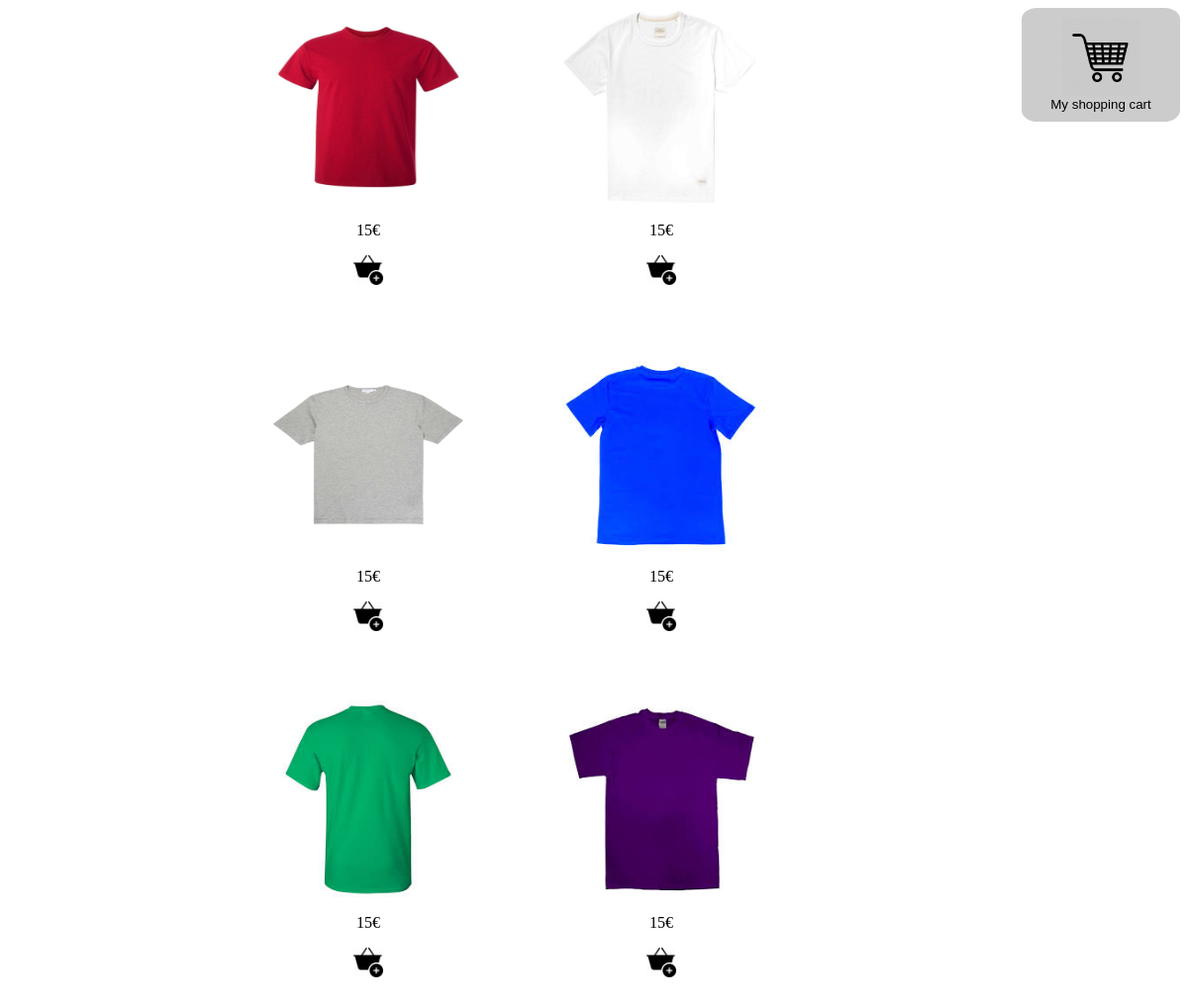
The page /tees.php on the database its author committed.
### tables this page shows
CREATE TABLE `products` (
  `id_product` int(11) NOT NULL,
  `product_name` varchar(255) NOT NULL,
  `category` varchar(255) NOT NULL,
  `product_price` int(11) DEFAULT NULL
);

### tees.php (the view, shortened to what this page needs)
<?php
    $sql = "SELECT product_name, product_price FROM products WHERE category LIKE 'tee'";
    $req = mysqli_query($GLOBALS['db'], $sql);
    $product_list = mysqli_fetch_all($req);
?>
<html>
    <head>
        <link rel="stylesheet" type="text/css" href="style.css">
        <link rel="stylesheet" type="text/css" href="cart.css">
    </head>
    <body>
        <form id="cart" method="POST" action="confirm_cart.php">
            <button id="cart_but"><img src="ressources/others/shopping_cart.png" class="cart_icon">My shopping cart</button>
        </form>
        <div class="product_list">
            <?php
                for ($i = 0; $i != sizeof($product_list); $i++)
                {
                    $name = $product_list[$i][0];
                    $price = $product_list[$i][1];
                    $new_prod = "<div id='" . $name . "' class='products' value='" . $price . "'>\n" .
                                "<img src='ressources/img_prod/tees/" . $name . ".jpg' alt='" . $name . "' class='products_pics'>\n" .
                                "<p class='text'>" . $price . "€</p>\n" .
                                "<button class='add_icon' onclick='add_product(this)'></button></div>";
                    echo $new_prod;
                }
            ?>
        </div>
    </body>
</html>

### style.css (style rules this page uses)
.product_list { margin: auto; width: 50%; height: 50%; display: flex; flex-wrap: wrap; align-content: flex-start; justify-content: space-around; }
.products { height: 350px; }
.products_pics { display: flex; margin: auto; width: 200px; height: 200px; }
.text { text-align: center; font-size: 100%; }
.add_icon { background: url('ressources/others/add_icon.png') no-repeat; background-size: 30px; border: black; display: flex; margin: auto; width: 30px; height: 30px; }

### cart.css (style rules this page uses)
#cart { float: right; position: relative; width: auto; }
#cart_but { border: none; border-radius: 10%; padding: 10px; background-color: #cccccc; pointer-events: none; width: 160px; }
.cart_icon { display: flex; margin: auto; width: 80px; height: 80px; }

### rows shown on the page
products: product_name (picture), product_price "15"
products: product_name (picture), product_price "15"
products: product_name (picture), product_price "15"
products: product_name (picture), product_price "15"
products: product_name (picture), product_price "15"
products: product_name (picture), product_price "15"
